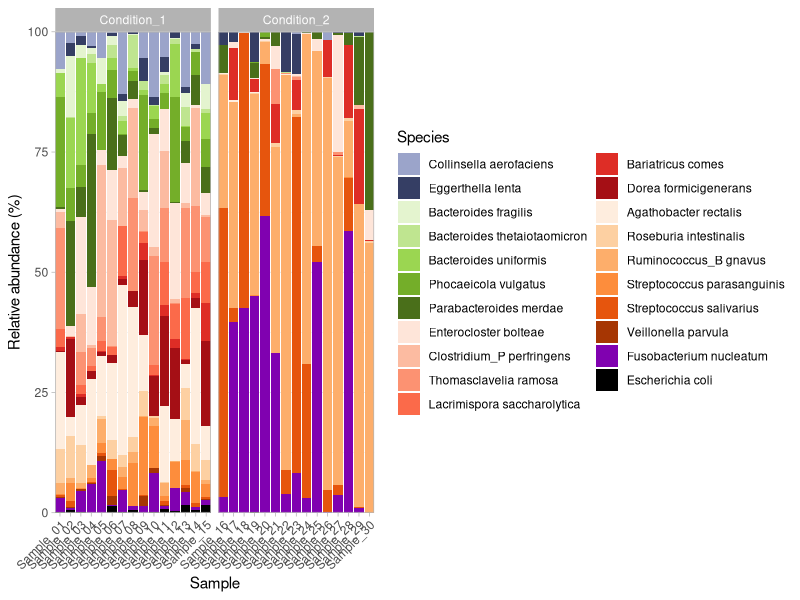
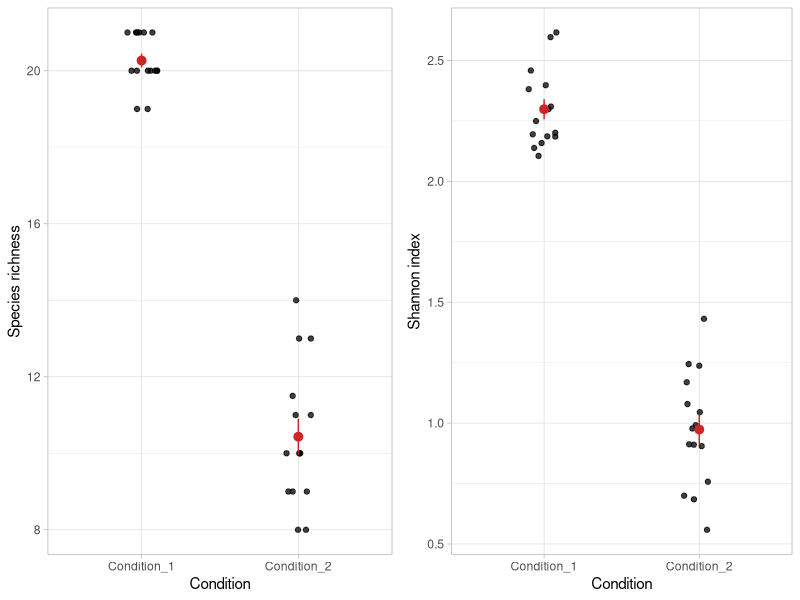
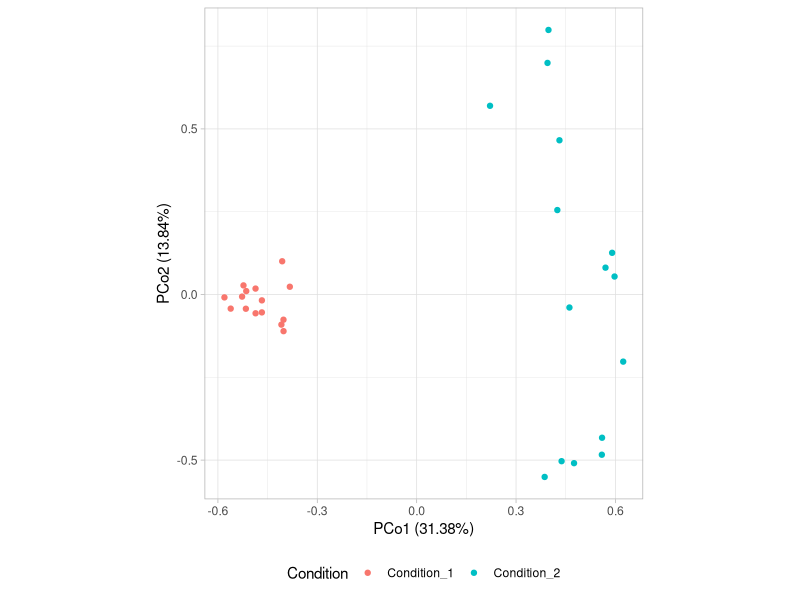

The R source for these figures, in order:
# Misc ASV tests ---------------------------------------------------------

# Jacobo de la Cuesta-Zuluaga. September 2026.

# The aim of this script is to perform various common ASV processing
# and plotting steps.

# This script uses a very simple simulated dataset so there is no biological
# meaning behind the results obtained. In other words, use this code for your
# own analysis but don't interpret your results by comparing what you see from
# the results of the examples.

# libraries --------------------------------------------------------------

# %%
library(tidyverse)
library(vegan)
library(ggpubr)
library(conflicted)

# %%
conflicts_prefer(dplyr::filter)
conflicts_prefer(dplyr::select)


# Simulate Species table --------------------------------------------------

# Here we'll simulate a small ASV dataset of Com20, a 20-member community.
# We'll assume species abundances come from a negative-binomial distribution.
# Again, this is a toy dataset, don't try to derive biological meaning from it.

# You don't need to modify anything in this section.

# %%
set.seed(2112)

#%%
# Define number of samples and number of species
n_samples <- c(15, 15)
n_species <- 21


## Community A ------------------------------------------------------------
#%%
# Set simulation parameters
# Negative-binomial dispersion parameter
# Small values give more low or zero counts
size_A <- 0.5

# Species mean abundances
# Assumes mean abundance comes from lognormal distribution
# lower sdlog = more even community, higher = more uneven
mu_A <- rlnorm(n_species, meanlog = 2, sdlog = 1)

# convert to relative abundances
p_A <- mu_A / sum(mu_A)

# varying number of reads per sample
depths_A <- round(runif(n_samples[1], 10000, 50000))

# Simulate reads sample by sample
species_table_A <- depths_A |>
    map(function(d) rnbinom(n_species, mu = p_A * d, size = size_A)) |>
    list_c() |>
    matrix(nrow = n_samples[1], byrow = TRUE) |>
    as_tibble(.name_repair = "universal")


# Community B ------------------------------------------------------------
#%%
# Set simulation parameters
# Negative-binomial dispersion parameter
# Small values give more low or zero counts
size_B <- 0.2

# Species mean abundances
# Assumes mean abundance comes from lognormal distribution
# lower sdlog = more even community, higher = more uneven
mu_B <- rlnorm(n_species, meanlog = 3, sdlog = 3.5)

# convert to relative abundances
p_B <- mu_B / sum(mu_B)

# varying number of reads per sample
depths_B <- round(runif(n_samples[2], 10000, 50000))

# Simulate reads sample by sample
species_table_B <- depths_B |>
    map(function(d) rnbinom(n_species, mu = p_B * d, size = size_B)) |>
    list_c() |>
    matrix(nrow = n_samples[2], byrow = TRUE) |>
    as_tibble(.name_repair = "universal")


## Combine community tables -----------------------------------------------
# %%
# Add species and sample names
# Taxa colors
taxa_colors <- c(
    `Collinsella aerofaciens` = "#9ba4ca",
    `Eggerthella lenta` = "#353e64",
    `Bacteroides fragilis` = "#e4f4cf",
    `Bacteroides thetaiotaomicron` = "#bfe590",
    `Bacteroides uniformis` = "#9bd651",
    `Phocaeicola vulgatus` = "#74ae29",
    `Parabacteroides merdae` = "#4a6f1a",
    `Enterocloster bolteae` = "#FEE5D9",
    `Clostridium_P perfringens` = "#FCBBA1",
    `Thomasclavelia ramosa` = "#FC9272",
    `Lacrimispora saccharolytica` = "#FB6A4A",
    `Bariatricus comes` = "#DE2D26",
    `Dorea formicigenerans` = "#A50F15",
    `Agathobacter rectalis` = "#FEEDDE",
    `Roseburia intestinalis` = "#FDD0A2",
    `Ruminococcus_B gnavus` = "#FDAE6B",
    `Streptococcus parasanguinis` = "#FD8D3C",
    `Streptococcus salivarius` = "#E6550D",
    `Veillonella parvula` = "#A63603",
    `Fusobacterium nucleatum` = "#8001b0",
    `Escherichia coli` = "#000000"
)

# %%
# Combine tables, add species names and sample names
species_table_combined <- bind_rows(species_table_A, species_table_B)
colnames(species_table_combined) <- names(taxa_colors)
species_table <- species_table_combined |>
    mutate(
        Sample = row_number(),
        Sample = str_c(
            "Sample_",
            str_pad(string = as.character(row_number()), width = 2, pad = '0')
        )
    ) |>
    relocate(Sample)

# Note that the code below assumes you have a wide table with species
# or ASV abundances as columns and samples as rows
species_table |>
    head()

# %%
# Create simple metadata table
# Samples from community A belong to condition 1, samples from community B to 2.
# If your samples have an order, you need to specify it is a factor and
# the levels of that factor, similar to what is donde for the variable Condition
samples_table <- species_table |>
    select(Sample) |>
    mutate(
        Condition = if_else(
            row_number() <= n_samples[1],
            "Condition_1",
            "Condition_2"
        ),
        Condition = factor(Condition, levels = c("Condition_1", "Condition_2"))
    )

samples_table |>
    head()


# Stacked bar plot -------------------------------------------------------
# We'll create a stacked barplot of relative abundances using the colors
# %%
# Calculate relative abundance
species_relabund <- species_table |>
    column_to_rownames("Sample") |>
    decostand(method = "total", MARGIN = 1) |>
    rownames_to_column("Sample")

# Test that abundance add up to 1
species_relabund |>
    select(-Sample) |>
    rowSums()


# %%
# Make long format table
# Calculate percentage
species_relabund_long <- species_relabund |>
    pivot_longer(
        cols = -Sample,
        names_to = "Species",
        values_to = "Relabund"
    ) |>
    mutate(Relabund = Relabund * 100)


# %%
# Make df for plot
# Convert species to factor ordered as they are in the color vector above
barplot_table <- species_relabund_long |>
    left_join(samples_table) |>
    mutate(Species = factor(Species, names(taxa_colors)))


# %%
species_barplot <- barplot_table |>
    ggplot(aes(x = Sample, y = Relabund, fill = Species)) +
    geom_col() +
    scale_fill_manual(values = taxa_colors) +
    scale_x_discrete(expand = expansion(c(0, 0))) +
    scale_y_continuous(expand = expansion(c(0, 0))) +
    facet_grid(~Condition, scales = "free") +
    theme_light() +
    theme(axis.text.x = element_text(angle = 45, hjust = 1)) +
    labs(x = "Sample", y = "Relative abundance (%)")

species_barplot


# Calculate alpha diversity ----------------------------------------------
# Alpha diversity metrics need to be subsampled to account for differences in
# sampling effort, that is, the number of counts on each sample. Otherwise,
# the estimates would be biased and samples with deeper sequencing would appear
# with higher values.

# While people have argued that subsampling, also called rarefaction, should not
# be done, I still think rarefaction is the best method to account for differences
# in sampling effort. I suggest the work of Patrick Schloss on this topic:
# https://doi.org/10.1128/msphere.00354-23
# https://doi.org/10.1128/msphere.00355-23

# To account for the randomness of the process and to use as much data as possible
# one can perform the rarefaction multiple times and calculate a mean or median
# diversity value on each sample. That value can then be used downstream to
# compare between treatments. This is what I implemented here.

#
# %%
# Create function to obtain alpha diversity measures in a single table
single_alphadiv <- function(counts) {
    # Calculate rarefaction depth as the minimum number of counts across samples
    rarefaction_depth <- counts |>
        column_to_rownames("Sample") |>
        rowSums() |>
        min()

    # Rarefy
    rarefied_counts <- counts |>
        column_to_rownames("Sample") |>
        rrarefy(sample = rarefaction_depth)

    # calculate richness and Shannon index
    richness <- rarefied_counts |>
        specnumber(MARGIN = 1)

    shannon <- rarefied_counts |>
        diversity(MARGIN = 1, index = "shannon")

    data.frame(Richness = richness, Shannon = shannon) |>
        rownames_to_column("Sample")
}


# %%
# Calculate median alpha diversity across 100 random subsamplings
# You can decrease this number if your dataset is very big
median_alphadiv <- map(1:100, function(iteration) {
    single_alphadiv(species_table) |>
        mutate(Iteration = iteration)
}) |>
    list_rbind() |>
    group_by(Sample) |>
    summarise(
        Median_richness = median(Richness),
        Median_shannon = median(Shannon)
    )

# You can then include sample metadata for downstream visualization and tests
median_alphadiv |>
    left_join(samples_table) |>
    print(n = 30)


## Alpha diversity plot ---------------------------------------------------
# We'll generate a dot plot of alpha diversity measures by condition
# adding a mean +/- standard error
# %%
alpha_plot_df <- median_alphadiv |>
    left_join(samples_table, by = join_by(Sample))

# %%
richness_plot <- alpha_plot_df |>
    ggplot(aes(x = Condition, y = Median_richness)) +
    geom_point(
        position = position_jitter(width = 0.1, height = 0),
        alpha = 0.75
    ) +
    stat_summary(
        fun.data = "mean_se",
        geom = "pointrange",
        fun.args = list(mult = 1),
        color = "firebrick3"
    ) +
    theme_light() +
    labs(x = "Condition", y = "Species richness")

shannon_plot <- alpha_plot_df |>
    ggplot(aes(x = Condition, y = Median_shannon)) +
    geom_point(
        position = position_jitter(width = 0.1, height = 0),
        alpha = 0.75
    ) +
    stat_summary(
        fun.data = "mean_se",
        geom = "pointrange",
        fun.args = list(mult = 1),
        color = "firebrick3"
    ) +
    theme_light() +
    labs(x = "Condition", y = "Shannon index")


# %%
# Combine plots
alphadiv_plot <- ggarrange(richness_plot, shannon_plot, nrow = 1)

alphadiv_plot


# Beta diversity ---------------------------------------------------------

## Calculate distances ----------------------------------------------------
# %%
# Beta diversity, similar to alpha, requires rarefaction to account for
# differences in sequencing depth, therefore, the minimum number of sequences
# needs to be calculated
rarefaction_depth <- species_table |>
    column_to_rownames("Sample") |>
    rowSums() |>
    min()

# %%
# There are multiple beta-diversity metrics, they will tell you different things
# about your data. You need to pick which to use according to your question.
# We'll calculate three commonly used metrics. You should select one of them
# for downstream analyses.

# Bray-Curtis
# Takes into account species abundance on each sample
# It is widely used in the microbiome field
# `avgdist()` calculates the average dissimilarity between samples after
# a number of iterations. You can decrease this number if your dataset is large.
bray_curtis_dist <- species_table |>
    column_to_rownames("Sample") |>
    avgdist(
        sample = rarefaction_depth,
        dmethod = "bray",
        iterations = 100,
        upper = FALSE
    )

# Jaccard
# Takes into account species presence and absence, not abundance
# It is widely used in the microbiome field
# `avgdist()` calculates the average dissimilarity between samples after
# a number of iterations. You can decrease this number if your dataset is large.
jaccard_dist <- species_table |>
    column_to_rownames("Sample") |>
    avgdist(
        sample = rarefaction_depth,
        dmethod = "jaccard",
        iterations = 100,
        binary = TRUE,
        upper = FALSE
    )

# Aitchison distance
# Takes into account species abundance on each sample
# It transforms the data to take into account the compositionality of
# microbiome data. Only calculated once, no random subsampling.
aitchison_dist <- species_table |>
    column_to_rownames("Sample") |>
    vegdist(method = "aitchison", pseudocount = 1)


## Principal component analysis and plot ----------------------------------
#%%
# Principal coordinate analysis
# We'll run the example using Bray-Curtis dissimilarity, but you can modify the code
# if you want to use another metric.

# PCoA based on Aitchison
pcoa_object <- cmdscale(bray_curtis_dist, k = 3, eig = T, add = TRUE)

# Data frame with PCo and sample data
pcoa_df <- pcoa_object$points |>
    as.data.frame() |>
    rownames_to_column("Sample") |>
    left_join(samples_table)

pcoa_df |>
    head()

# PCo proportion of variance
sum_pco <- sum(pcoa_object$eig)
prop_var <- (pcoa_object$eig / sum_pco) * 100

pco1_var <- round(prop_var[1], 2)
pco2_var <- round(prop_var[2], 2)
pco3_var <- round(prop_var[3], 2)


# %%
# Plot principal component analysis
pcoa_plot <- pcoa_df |>
    ggplot(aes(x = V1, y = V2, color = Condition)) +
    geom_point() +
    coord_fixed() +
    theme_light() +
    labs(
        x = str_glue("PCo1 ({pvar}%)", pvar = pco1_var),
        y = str_glue("PCo2 ({pvar}%)", pvar = pco2_var)
    ) +
    theme(legend.position = "bottom")

pcoa_plot


## Test differences in composition ----------------------------------------

# We can then test whether the composition of the communities are different
# using a PERMANOVA test, and test whether the dispersion of the samples are
# different by group using a beta-dispersion test.

# PERMANOVA can be sensitive to differences in dispersion if the groups are
# unbalanced, however, a treatment can lead to changes in both overall composition
# i.e. where the centroid of the community is located, and the dispersion,
# i.e. how similar are communities within a single condition.

# %%
# Perform beta-dispersion test
# Note that to specify the conditions, the samples should be in the same
# order in both the distance matrix and the metadata table
dist_samples <- bray_curtis_dist |>
    as.matrix() |>
    as.data.frame() |>
    rownames()
dist_samples == samples_table$Sample

# Perform beta disper test
betadisper_object <- betadisper(
    bray_curtis_dist,
    samples_table$Condition,
    add = TRUE
)
betadisper_test <- permutest(betadisper_object, permutations = 999)
betadisper_test


#%%
# Perform PERMANOVA
# Note that `by = "margin"` specifies that the marginal effect of each term
# are computed. Meaning that it evaluates the contribution of each variable
# in the model after accounting for the effect of the others.
# This doesn't matter here because we only have one variable, but becomes
# important when you have multiple variables in your model, for example
# if you want to evaluate the effect of a treatment while adjusting for the
# effect of OD on the community composition.

permanova_test = adonis2(
    bray_curtis_dist ~ Condition,
    permutations = 999,
    data = samples_table,
    by = "margin"
)

permanova_test
